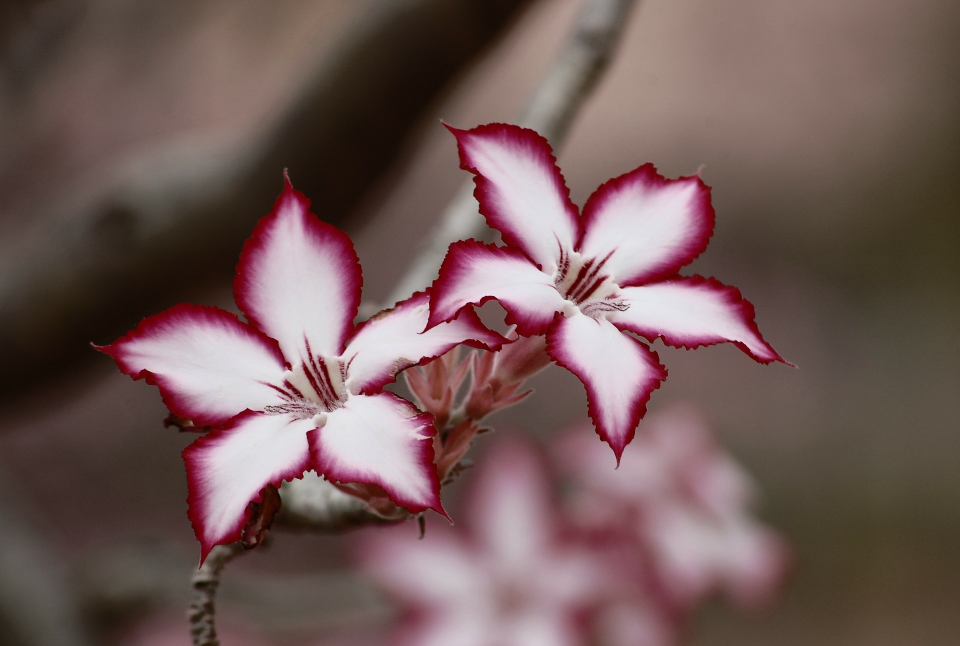
#> input picture Image Processing/Flower Images/flower.jpg, 1920 x 1292 px, given in place of butterfly.jpg, which was not available (shown at 1/2 size)
$ python 24-Transition.py
#> lines starting #> are read from the running program, lines starting #| are printed output that depends on the picture; pictures that were not available may be replaced by others from this repository, and a replacement may not be noted
import cv2
import matplotlib.pyplot as plt
import numpy as np
import time

path1 = "C://Users//Dhruvik//Desktop//All Programs//Image Processing//Images//butterfly.jpg"
path2 = "C://Users//Dhruvik//Desktop//All Programs//Image Processing//Images//dandelion.jpg"

img1 = cv2.imread(path1)
#> img1 is the input picture: shape (1292, 1920, 3); mean B, G, R 88, 90.1, 114.1
img2 = cv2.imread(path2)
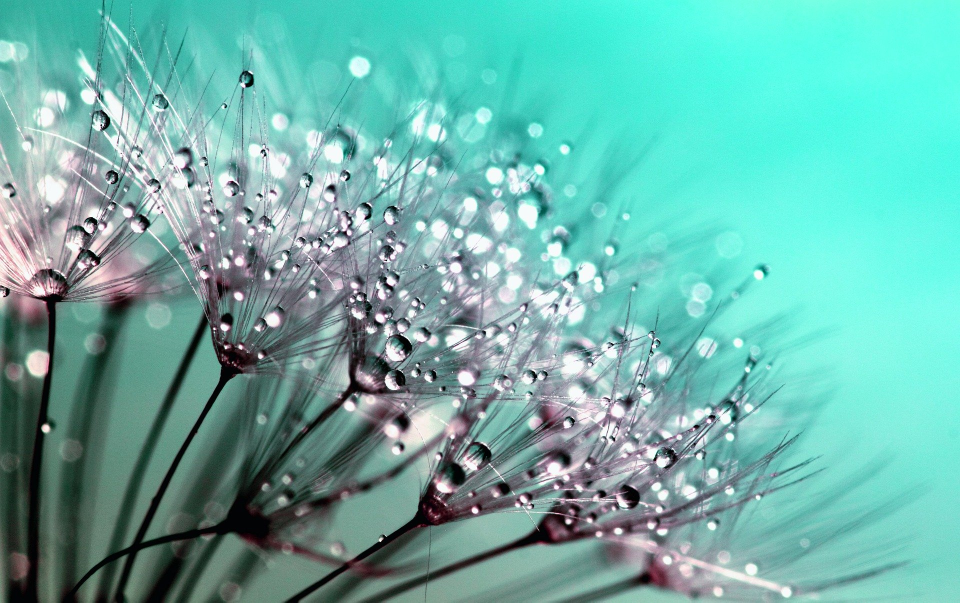
#> input picture Image Processing/Flower Images/dandelion.jpg, 1920 x 1205 px, found by its file name (shown at 1/2 size)
#> img2 is the input picture: shape (1205, 1920, 3); mean B, G, R 170.4, 178.7, 109.3

img1 = cv2.resize(img1 , ( 1280,720 ))
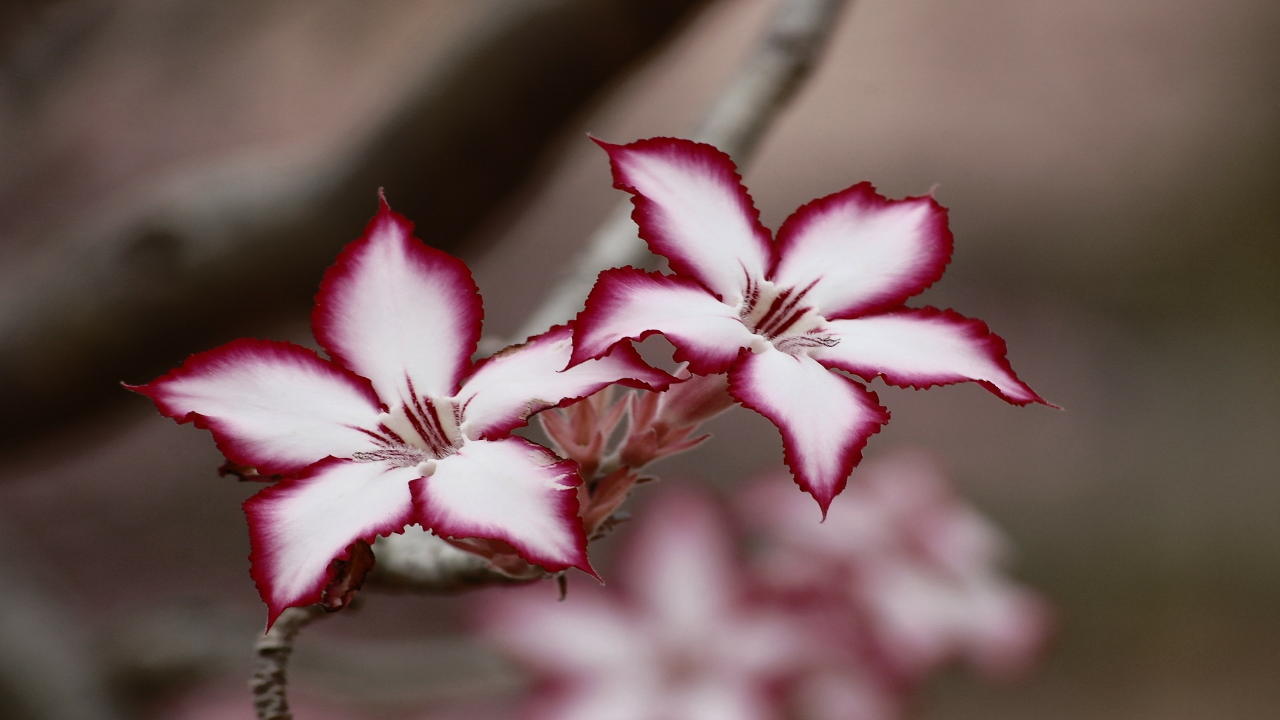
#> img1: shape (720, 1280, 3); mean B, G, R 87.9, 90, 114
img2 = cv2.resize(img2 , ( 1280,720 ))
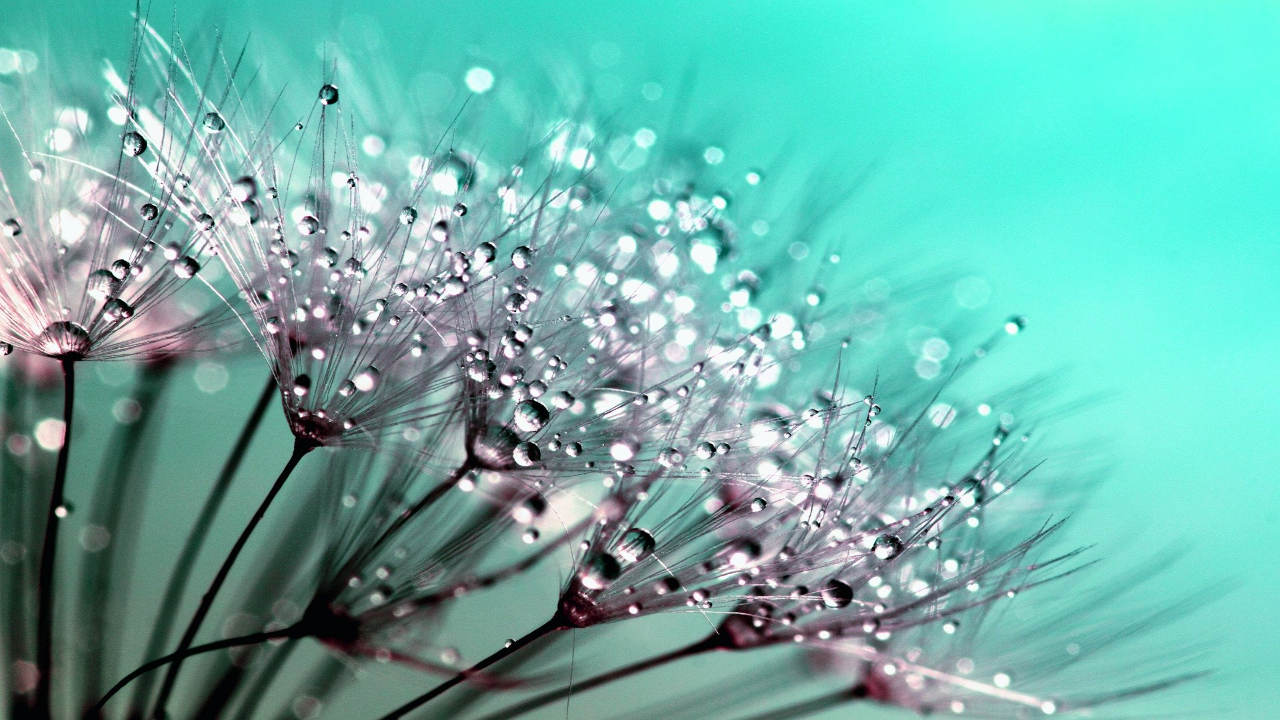
#> img2: shape (720, 1280, 3); mean B, G, R 170.3, 178.5, 109.2

for i in np.linspace(0,1,100):
    alpha=i
    beta = 1 - alpha
    output = cv2.addWeighted(img1,alpha,img2,beta,0)
    cv2.imshow("Transition Image",output)
    time.sleep(0.04)
    if cv2.waitKey(1)==27:
        break
#> this loop made 1 pass; (key Esc is pressed on pass 1)

cv2.destroyAllWindows()
